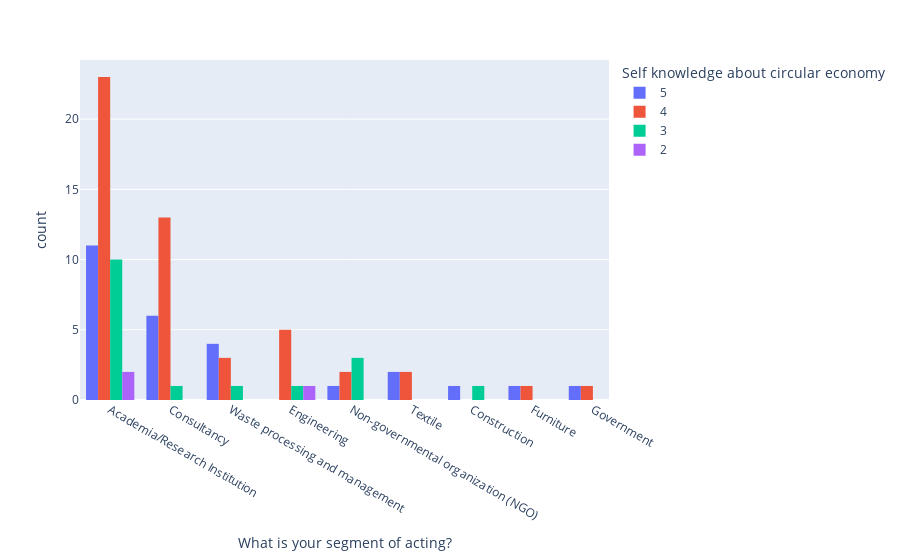

Notebook source saved alongside this figure:
### Markdown cell above
### `CONHECIMENTO DA EC VS ÁREA DE ATUAÇÃO`

### Code cell
import plotly.express as px

fig = px.histogram(df, x='What is your segment of acting?',barmode='group',color='Self knowledge about circular economy',
                    title="",text_auto=False)
fig.update_xaxes(categoryorder="total descending")
fig.update_traces(textfont_size=12, textangle=0, textposition="outside", cliponaxis=False)
fig.show()

### Figure 1 — Plotly figure (JSON) as saved in the notebook; plotly's stock layout.template omitted (floating-point values rounded to 4 significant figures)
{"data": [{"alignmentgroup": "True", "bingroup": "x", "cliponaxis": false, "hovertemplate": "Self knowledge about circular economy=5<br>What is your segment of acting?=%{x}<br>count=%{y}<extra></extra>", "legendgroup": "5", "marker": {"color": "#636efa", "pattern": {"shape": ""}}, "name": "5", "offsetgroup": "5", "orientation": "v", "showlegend": true, "textangle": 0, "textfont": {"size": 12}, "textposition": "outside", "type": "histogram", "x": ["Waste processing and management", "Academia/Research Institution", "Textile", "Waste processing and management", "Consultancy", "Academia/Research Institution", "Construction", "Academia/Research Institution", "Consultancy", "Non-governmental organization (NGO)", "Academia/Research Institution", "Consultancy", "Academia/Research Institution", "Consultancy", "Academia/Research Institution", "Academia/Research Institution", "Academia/Research Institution", "Academia/Research Institution", "Waste processing and management", "Academia/Research Institution", "Academia/Research Institution", "Waste processing and management", "Furniture", "Consultancy", "Government", "Textile", "Consultancy"], "xaxis": "x", "yaxis": "y"}, {"alignmentgroup": "True", "bingroup": "x", "cliponaxis": false, "hovertemplate": "Self knowledge about circular economy=4<br>What is your segment of acting?=%{x}<br>count=%{y}<extra></extra>", "legendgroup": "4", "marker": {"color": "#EF553B", "pattern": {"shape": ""}}, "name": "4", "offsetgroup": "4", "orientation": "v", "showlegend": true, "textangle": 0, "textfont": {"size": 12}, "textposition": "outside", "type": "histogram", "x": ["Academia/Research Institution", "Academia/Research Institution", "Academia/Research Institution", "Consultancy", "Consultancy", "Academia/Research Institution", "Academia/Research Institution", "Consultancy", "Consultancy", "Non-governmental organization (NGO)", "Textile", "Furniture", "Engineering", "Waste processing and management", "Academia/Research Institution", "Recycling", "Academia/Research Institution", "Academia/Research Institution", "Non-governmental organization (NGO)", "Academia/Research Institution", "Academia/Research Institution", "Academia/Research Institution", "Packaging", "Academia/Research Institution", "Water processing and management", "Consultancy", null, "Consultancy", "Academia/Research Institution", "Engineering", "Consultancy", "Consultancy", "Consultancy", "Consultancy", "Engineering", "Engineering", "Engineering", "Consultancy", "Academia/Research Institution", "Academia/Research Institution", "Academia/Research Institution", "Product development ", "Packaging", "Academia/Research Institution", "Academia/Research Institution", "Waste processing and management", "Academia/Research Institution", "Government", null, "Water processing and management", "Academia/Research Institution", "Consultancy", "Production", "Textile", "Academia/Research Institution", "Academia/Research Institution", "Academia/Research Institution", "Consultancy", "Waste processing and management"], "xaxis": "x", "yaxis": "y"}, {"alignmentgroup": "True", "bingroup": "x", "cliponaxis": false, "hovertemplate": "Self knowledge about circular economy=3<br>What is your segment of acting?=%{x}<br>count=%{y}<extra></extra>", "legendgroup": "3", "marker": {"color": "#00cc96", "pattern": {"shape": ""}}, "name": "3", "offsetgroup": "3", "orientation": "v", "showlegend": true, "textangle": 0, "textfont": {"size": 12}, "textposition": "outside", "type": "histogram", "x": ["Academia/Research Institution", "Academia/Research Institution", "Academia/Research Institution", "Academia/Research Institution", "Personal", "Academia/Research Institution", "Construction", "Academia/Research Institution", "Waste processing and management", "Academia/Research Institution", "Non-governmental organization (NGO)", "Engineering", "Academia/Research Institution", "Consultancy", "Academia/Research Institution", "Non-governmental organization (NGO)", "Non-governmental organization (NGO)", "Academia/Research Institution"], "xaxis": "x", "yaxis": "y"}, {"alignmentgroup": "True", "bingroup": "x", "cliponaxis": false, "hovertemplate": "Self knowledge about circular economy=2<br>What is your segment of acting?=%{x}<br>count=%{y}<extra></extra>", "legendgroup": "2", "marker": {"color": "#ab63fa", "pattern": {"shape": ""}}, "name": "2", "offsetgroup": "2", "orientation": "v", "showlegend": true, "textangle": 0, "textfont": {"size": 12}, "textposition": "outside", "type": "histogram", "x": ["Academia/Research Institution", "Academia/Research Institution", "Engineering", "Energy and heat processing and management"], "xaxis": "x", "yaxis": "y"}], "layout": {"autosize": true, "barmode": "group", "legend": {"title": {"text": "Self knowledge about circular economy"}, "tracegroupgap": 0}, "margin": {"t": 60}, "xaxis": {"anchor": "y", "autorange": false, "categoryorder": "total descending", "domain": [0, 1], "range": [-0.5, 8.267], "title": {"text": "What is your segment of acting?"}, "type": "category"}, "yaxis": {"anchor": "x", "autorange": true, "domain": [0, 1], "range": [0, 24.21], "title": {"text": "count"}}}}
